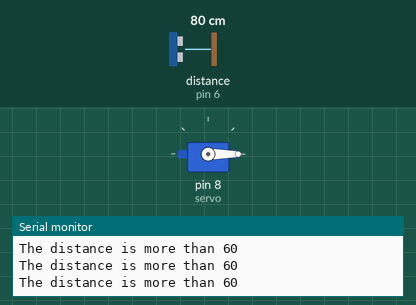
A sketch run on a simulated Arduino Uno, built with avr-gcc and run on an emulated ATmega328P. Shown: servo, the last lines printed to the serial monitor. Wiring (inferred from the names in the program): ultrasonic range finder: trigger pin 7; echo pin 6. The test bench sets the inputs (shaded band); at power-on: distance to the obstacle (sensor on pin 6) 80 cm. The echo pulse lasts 58.3 µs per cm.

Above: at 1.3 s.
1.4 s: distance to the obstacle (sensor on pin 6) set to 7 cm
3.5 s: distance to the obstacle (sensor on pin 6) set to 4 cm
At 4.1 s:
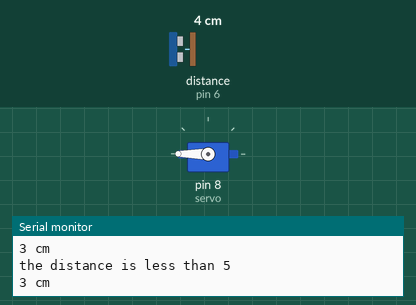
5.0 s: distance to the obstacle (sensor on pin 6) set to 9 cm
At 5.3 s:
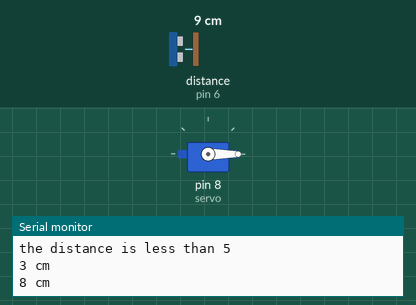
6.5 s: distance to the obstacle (sensor on pin 6) set to 2 cm
At 7.8 s:
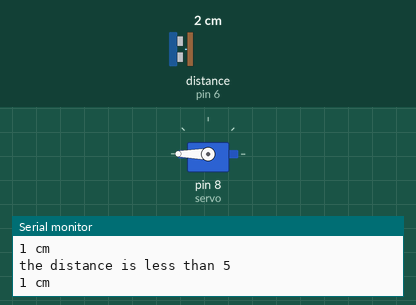
Timing chart, 0 to 9.0 s (numbered marks = the images above; inputs shaded):
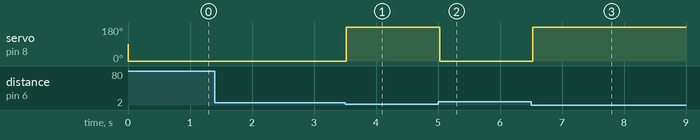

Measured:
- the behaviour switches between 6 and 5 cm on distance to the obstacle (sensor on pin 6) (found by bisection; images 0 and 1)
- after the input at 3.5 s, servo on pin 8 (servo): 0° → 180° at once
- after the input at 5.0 s, servo on pin 8 (servo): 180° → 0° at once
- after the input at 6.5 s, servo on pin 8 (servo): 0° → 180° at once

The sketch:

motorsensor.ino
```cpp
#include <Servo.h>
#define trigPin 7
#define echoPin 6
Servo servo;
int sound = 250;

void setup() {
Serial.begin (9600);
pinMode(trigPin, OUTPUT);
pinMode(echoPin, INPUT);
servo.attach(8);
}

void loop() {
long duration, distance;
digitalWrite(trigPin, LOW);
delayMicroseconds(2);
digitalWrite(trigPin, HIGH);
delayMicroseconds(10);
digitalWrite(trigPin, LOW);
duration = pulseIn(echoPin, HIGH);
distance = (duration/2) / 29.1;
if (distance < 5) {
Serial.println("the distance is less than 5");
servo.write(360);
}
else {
servo.write(0);
}
if (distance > 60 || distance <= 0){
Serial.println("The distance is more than 60");
}
else {
Serial.print(distance);
Serial.println(" cm");
}
delay(500);
}
```
